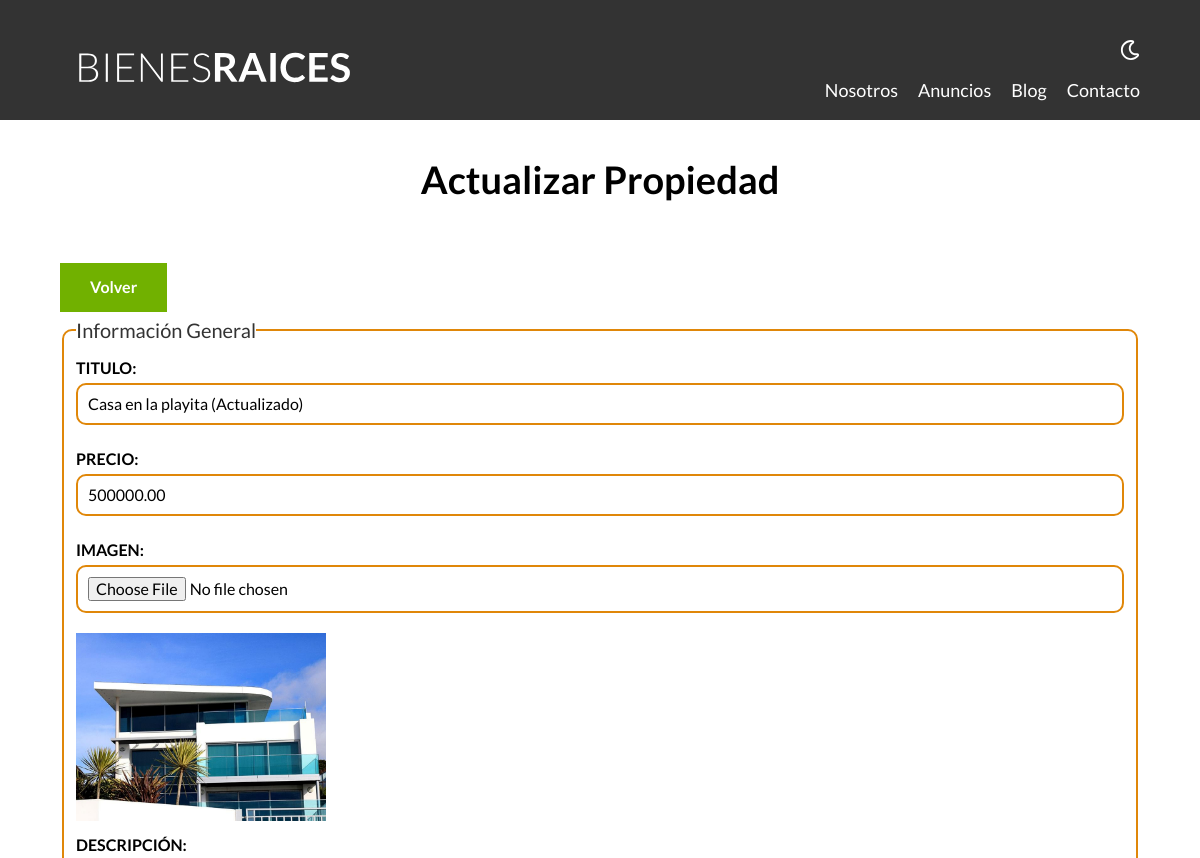
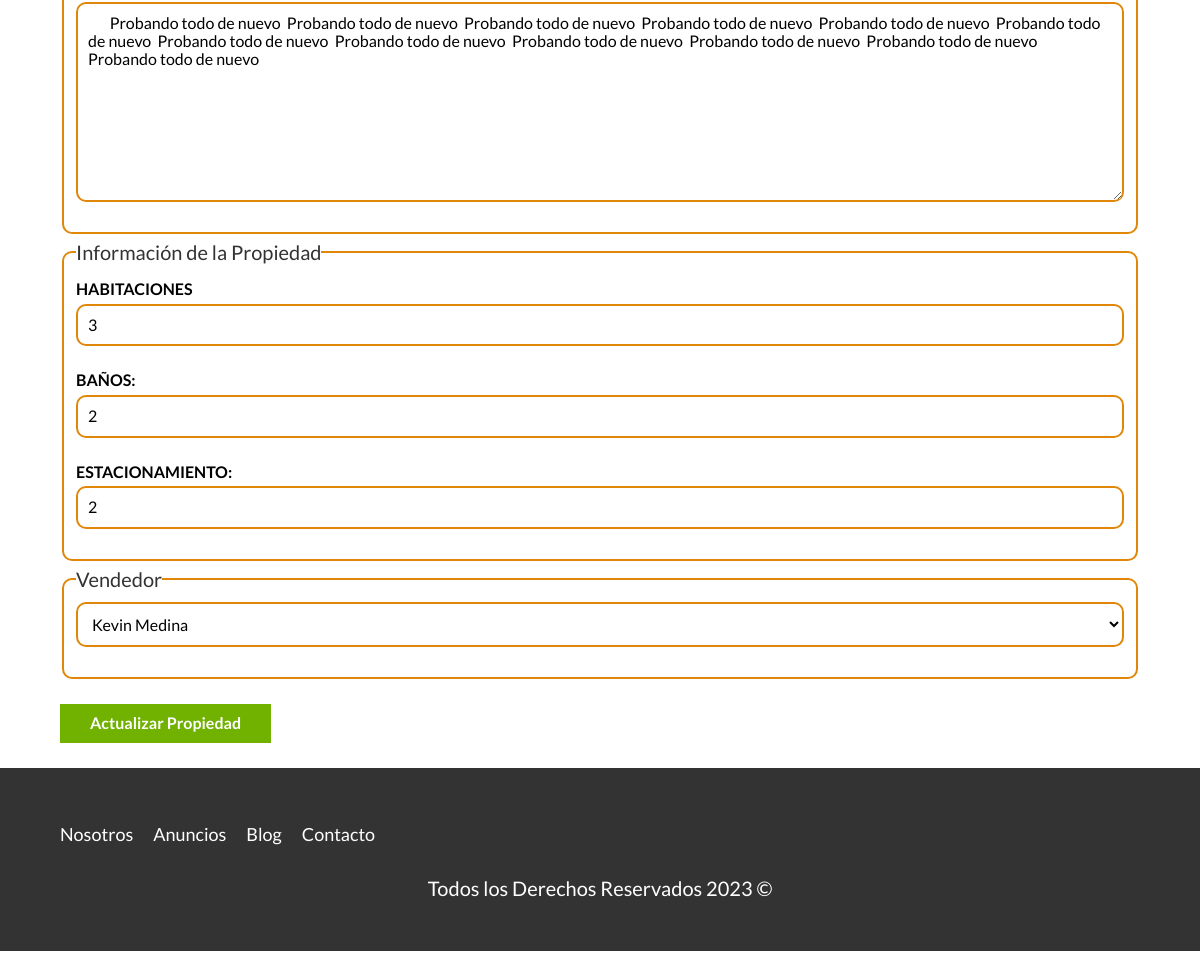
The app's page /admin/propiedades/actualizar.php?id=13 with its own data (2 pictures, top to bottom).
### tables this page shows
CREATE TABLE `propiedades` (
  `id` int NOT NULL AUTO_INCREMENT,
  `titulo` varchar(45) DEFAULT NULL,
  `precio` decimal(10,2) DEFAULT NULL,
  `imagen` varchar(200) DEFAULT NULL,
  `descripcion` longtext,
  `habitaciones` int DEFAULT NULL,
  `wc` int DEFAULT NULL,
  `estacionamiento` int DEFAULT NULL,
  `creado` date DEFAULT NULL,
  `vendedores_id` int NOT NULL,
  PRIMARY KEY (`id`),
  KEY `fk_propiedades_vendedores_idx` (`vendedores_id`),
  CONSTRAINT `fk_propiedades_vendedores` FOREIGN KEY (`vendedores_id`) REFERENCES `vendedores` (`id`)
);

CREATE TABLE `vendedores` (
  `id` int NOT NULL AUTO_INCREMENT,
  `nombre` varchar(45) DEFAULT NULL,
  `apellido` varchar(45) DEFAULT NULL,
  `telefono` varchar(10) DEFAULT NULL,
  PRIMARY KEY (`id`)
);

### admin/propiedades/actualizar.php (the view, shortened to what this page needs)
<?php
    $id = $_GET['id'];
    $id = filter_var($id, FILTER_VALIDATE_INT);
    $db = conectarDB();
    $consultaPropiedad = "SELECT * FROM propiedades WHERE id = $id";
    $resultadoPropiedad = mysqli_query($db, $consultaPropiedad);
    $propiedad = mysqli_fetch_assoc($resultadoPropiedad);
    $consulta = "SELECT * FROM vendedores";
    $resultado = mysqli_query($db, $consulta);
    $titulo = $propiedad['titulo'];
    $precio = $propiedad['precio'];
    $descripcion = $propiedad['descripcion'];
    $habitaciones = $propiedad['habitaciones'];
    $wc = $propiedad['wc'];
    $estacionamiento = $propiedad['estacionamiento'];
    $vendedorId = $propiedad['vendedores_id'];
    $imagenPropiedad = $propiedad['imagen'];
?>
    <main class="contenedor seccion">
        <h1 class="negritas">Actualizar Propiedad</h1>
        <a href="/admin" class="boton boton-verde"> Volver </a>
        <form method="POST" class="formulario" enctype="multipart/form-data">
            <fieldset>
                <legend>Información General</legend>
                <label for="titulo">Titulo:</label>
                <input type="text" id="titulo" name="titulo" placeholder="Título de la propiedad" value="<?php echo $titulo; ?>">
                <label for="precio">Precio:</label>
                <input type="number" id="precio" name="precio" placeholder="Precio de la propiedad" value="<?php echo $precio; ?>">
                <label for="imagen">Imagen:</label>
                <input type="file" id="img" accept="image/jpeg, image/png" name="imagen">
                <img src="/imagenes/<?php echo $imagenPropiedad ?>" alt="img propiedad" class="img-small">
                <label for="descripcion">Descripción:</label>
                <textarea id="descripcion" name="descripcion"> <?php echo $descripcion; ?></textarea>
            </fieldset>
            <fieldset>
                <legend>Información de la Propiedad</legend>
                <label for="habitaciones">Habitaciones</label>
                <input type="number" min="1" max="9" id="habitaciones" placeholder="Ej:3" name="habitaciones" value="<?php echo $habitaciones; ?>">
                <label for="wc">Baños:</label>
                <input type="number" min="1" max="9" id="wc" placeholder="Ej:3" name="wc" value="<?php echo $wc; ?>">
                <label for="estacionamiento">Estacionamiento:</label>
                <input type="number" min="1" max="9" id="estacionamiento" placeholder="Ej:3" name="estacionamiento" value="<?php echo $estacionamiento; ?>">
            </fieldset>
            <fieldset>
                <legend>Vendedor</legend>
                <select name="vendedor" id="vendedor" value="<?php echo $vendedorId; ?>">
                    <?php while($vendedor = mysqli_fetch_assoc($resultado)): ?>
                        <option <?php echo $vendedorId === $vendedor['id']? 'selected' : '';?> value="<?php echo $vendedor['id'] ?>"> <?php echo $vendedor['nombre']." ".$vendedor['apellido']; ?> </option>
                    <?php endwhile; ?>
                </select>
            </fieldset>
            <input type="submit" value="Actualizar Propiedad" class="boton  boton-verde">
        </form>
    </main>

### build/css/app.css (style rules this page uses)
html { -webkit-text-size-adjust:100%;line-height:1.15 }
body { margin:0 }
main { display:block }
h1 { font-size:2em;margin:.67em 0 }
a { background-color:transparent }
img { border-style:none }
button,input,optgroup,select,textarea { font-family:inherit;font-size:100%;line-height:1.15;margin:0 }
button,input { overflow:visible }
button,select { text-transform:none }
[type=button],[type=reset],[type=submit],button { -webkit-appearance:button }
fieldset { padding:.35em .75em .625em }
legend { box-sizing:border-box;color:inherit;display:table;max-width:100%;padding:0;white-space:normal }
textarea { overflow:auto }
html { box-sizing:border-box;font-size:62.5% }
*,:after,:before { box-sizing:inherit }
body { font-family:Lato,sans-serif;font-size:1.6rem;line-height:1.8 }
.contenedor { margin:0 auto;max-width:120rem;width:90% }
a { text-decoration:none }
img,picture { display:block;width:100% }
h1,h2,h3 { font-family:Lato,sans-serif;font-weight:300;margin:2.5rem 0;text-align:center }
h1 { font-size:3.8rem }
.seccion { margin-bottom:2.5rem;margin-top:2.5rem }
.negritas { font-weight:700 }
.boton-verde { background-color:#71b100;border:none;color:#fff;display:inline-block;font-weight:700;margin-top:2.5rem;padding:1rem 3rem;text-align:center;text-decoration:none }
.formulario fieldset { border:.2rem solid #e08709;border-radius:1rem }
.formulario legend { color:#333;font-size:2rem }
.formulario label { display:block;font-weight:700;text-transform:uppercase }
.formulario input:not([type=submit]),.formulario select,.formulario textarea { background-color:#fff;border:.2rem solid #e08709;border-radius:1rem;display:block;margin-bottom:2rem;padding:1rem;width:100% }
.formulario textarea { height:20rem }
.img-small { margin-bottom:1rem;width:25rem }

### records on screen
propiedades: titulo "Casa en la playita (Actualizado)", precio "500000.00", imagen (picture), descripcion "Probando todo de nuevo Probando todo de nuevo Probando todo de nuevo Probando todo de nuevo Probando todo de nuevo Probando todo de nuevo Probando todo de nuevo Probando todo de nuevo Probando todo de nuevo Probando todo de nuevo Probando todo de nuevo Probando todo de nuevo", habitaciones "3", wc "2", estacionamiento "2", vendedor "Kevin Medina"
